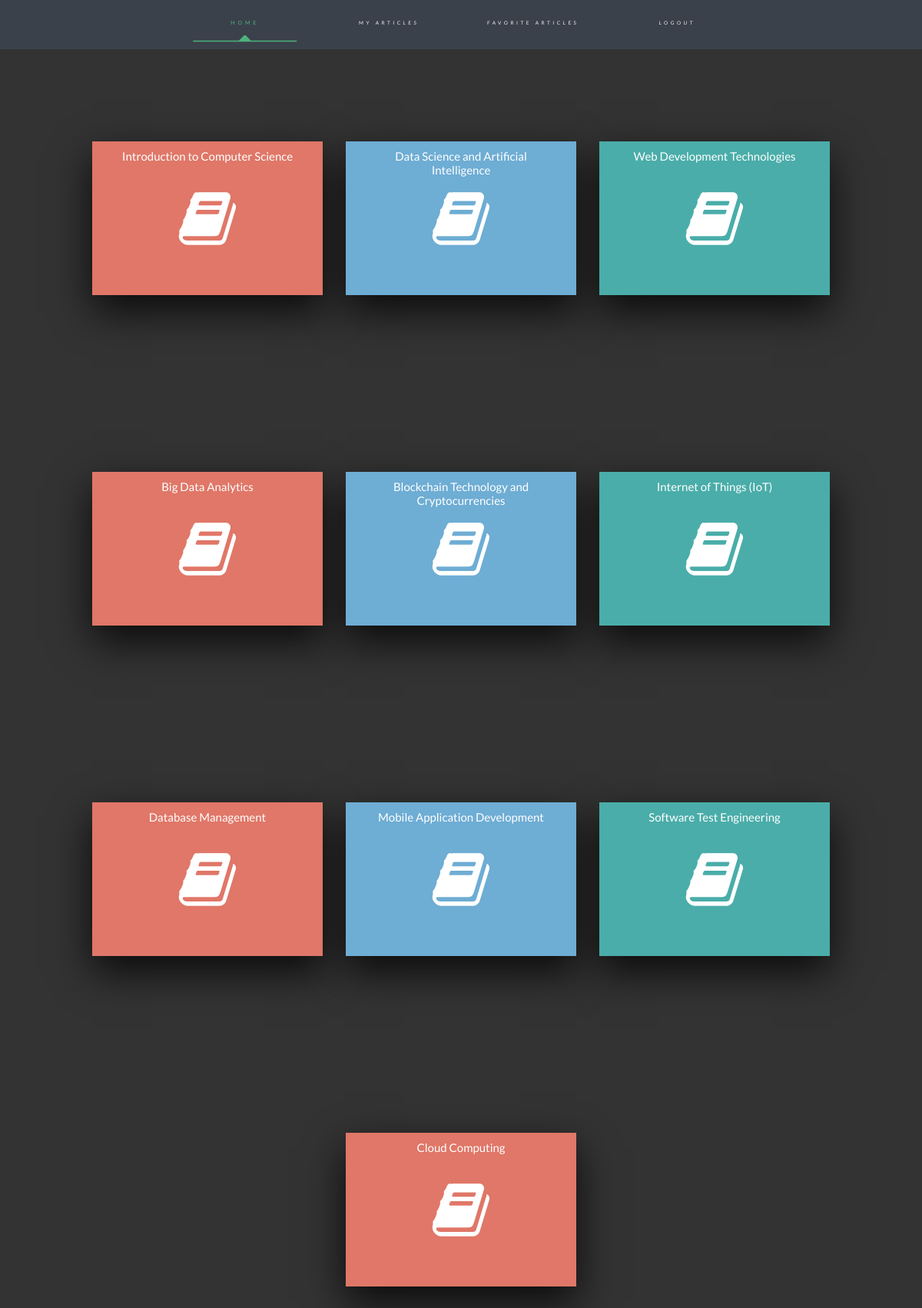
The page /index.php (signed in) on the database its author committed.
### tables this page shows
CREATE TABLE `article_table` (
  `id` int NOT NULL,
  `title` varchar(255) NOT NULL,
  `user_id` int NOT NULL,
  `content` varchar(10000) NOT NULL,
  `date` timestamp NULL DEFAULT CURRENT_TIMESTAMP
);

### index.php (the view, shortened to what this page needs)
<?php
include('./conf.php');
?>
<!DOCTYPE html>
<html lang="en">
<head>
    <link href="https://stackpath.bootstrapcdn.com/font-awesome/4.7.0/css/font-awesome.min.css" rel="stylesheet"
>
    <link rel="stylesheet" href="style.css">
</head>
<body>
    <?php
$sql = "SELECT article_table.*, user_table.username
FROM article_table
JOIN user_table ON article_table.user_id = user_table.id";
$article_result = mysqli_query($connect, $sql);
?>
<?php include('./header.php'); ?>
<div class="article-container">
<?php
  $num = mysqli_num_rows($article_result);
  if ($num > 0) {
    while ($row = mysqli_fetch_assoc($article_result)) { ?>
        <div class="card">
            <div class="face face1">
                <div class="content">
                    <div class="icon">
                        <i class="fa fa-book" aria-hidden="true"></i>
                        <h1>
                            <?php echo $row["title"]?>
                        </h1>
                    </div>
                </div>
            </div>
            <div class="face face2">
                <div class="content">
                    <h3>
                    </h3>
                    <p><strong>Writer:</strong>
                    </p>
<div style="display: flex; flex-direction: row; justify-content: center;">
                        <div class="wrap">
                        <a href='article_details.php?id=<?php echo $row["id"]?>'><button class="button">Read More</button></a>
                          </div>
                          <div class="wrap">
                          <a href='index.php?add_favorite=<?php echo $row["id"]?>'><button class="button update">Add Favorite</button></a>
                          </div>
                      </div>
                </div>
            </div>
        </div>
        <?php
    }
  }
  ?>
    </div>
</body>
</html>

### header.php (shortened to what this page needs)
<div class="header">
       <div class="menu">
        <svg class="line-top" width="750" height="15" viewbox="0,0 1000,20">
         <line
          class="line-dash"
          x1="0"
          y1="15"
          x2="1000"
          y2="15"
          style="stroke: #4eb98200; stroke-width:2; stroke-linecap:round; stroke-dasharray: 180,1200; stroke-dashoffset: -35;"
         />
        </svg>
        <ul>
         <a href="index.php"><li>Home</li></a><a href="my_own_articles.php"><li>My Articles</li></a><a href="favorite_articles.php"><li>Favorite Articles</li></a><a href="?logout"><li>Logout</li></a>
        </ul>
       </div>
      </div>

### style.css (style rules this page uses)
html { height: 100%; }
body { height: 100%; font: 400 10px "Lato", sans-serif; text-align: center; margin: 0; background-color: #333; }
.header { width: 100%; height: 75px; background: #3c424d; opacity: 0.95; overflow: hidden; -webkit-box-shadow: #333 1px 3px 4px; -moz-box-shadow: #333 1px 3px 4px; box-shadow: #333 1px 3px 4px; }
.menu { width: 750px; margin: 0 auto; }
ul { padding: 0; margin: 0; }
ul li { margin: 0; padding: 10px 0 10px 0; width: 25%; height: 10px; text-align: center; text-transform: uppercase; text-decoration: none; color: white; cursor: pointer; display: inline-block; letter-spacing: 3.5px; transition: all 0.5s ease-out; }
li.active { color: #4eb981; transform: scale(1.1); }
@media (max-device-width: 991px) { .header { height: 64px; } }
@media (max-device-width: 991px) { body { font-size: 0.4em; } }
.article-container { width: 80%; max-width: 1000px; position: relative; display: flex; flex-wrap: wrap; grid-gap: 30px; justify-content: center; align-items: center; margin: 0 auto; padding-top: 20px; }
.card { position: relative; border-radius: 10px; }
.card .icon { position: absolute; top: 0; left: 0; width: 100%; height: 100%; background: transparent; transition: 0.7s; z-index: 1; }
.card .icon h1 { max-width: 80%; max-height: 90%; overflow: hidden; margin: 10px auto; color: #ffffff; font: 400 15px "Lato", sans-serif; text-align: center; }
.card:nth-child(1) .icon { background: #e07768; }
.card:nth-child(2) .icon { background: #6eadd4; }
.card:nth-child(3) .icon { background: #4aada9; }
.card .icon .fa { position: absolute; top: 50%; left: 50%; transform: translate(-50%, -50%); font-size: 80px; transition: 0.7s; color: #fff; }
.card .face { width: 300px; height: 200px; transition: 0.5s; }
.card .face.face1 { position: relative; background: #333; display: flex; justify-content: center; align-items: center; z-index: 1; transform: translateY(100px); }
.card .face.face1 .content { opacity: 1; transition: 0.5s; }
.card .face.face1 .content i { max-width: 100px; }
.card .face.face2 { position: relative; background: #fff; display: flex; justify-content: center; align-items: center; padding: 20px; box-sizing: border-box; box-shadow: 0 20px 50px rgba(0, 0, 0, 0.8); transform: translateY(-100px); }
.card .face.face2 .content p { margin: 0; padding: 0; text-align: center; color: #414141; }
.card .face.face2 .content h3 { margin: 0 0 10px 0; padding: 0; color: #fff; font: 600 20px "Lato", sans-serif; text-align: center; color: #414141; }
a { text-decoration: none; color: #414141; }
.wrap { height: 100%; display: flex; align-items: center; justify-content: center; }
.button { width: 100px; height: 35px; font: 400 10px "Lato", sans-serif; text-transform: uppercase; letter-spacing: 2.5px; font-weight: 500; color: #000; background-color: #fff; border: none; border-radius: 45px; box-shadow: 0px 8px 15px rgba(0, 0, 0, 0.1); transition: all 0.3s ease 0s; cursor: pointer; outline: none; margin-top: 20px; }

### rows shown on the page
article_table: title "Introduction to Computer Science"
article_table: title "Data Science and Artificial Intelligence"
article_table: title "Web Development Technologies"
article_table: title "Big Data Analytics"
article_table: title "Blockchain Technology and Cryptocurrencies"
article_table: title "Internet of Things (IoT)"
article_table: title "Database Management"
article_table: title "Mobile Application Development"
article_table: title "Software Test Engineering"
article_table: title "Cloud Computing"
